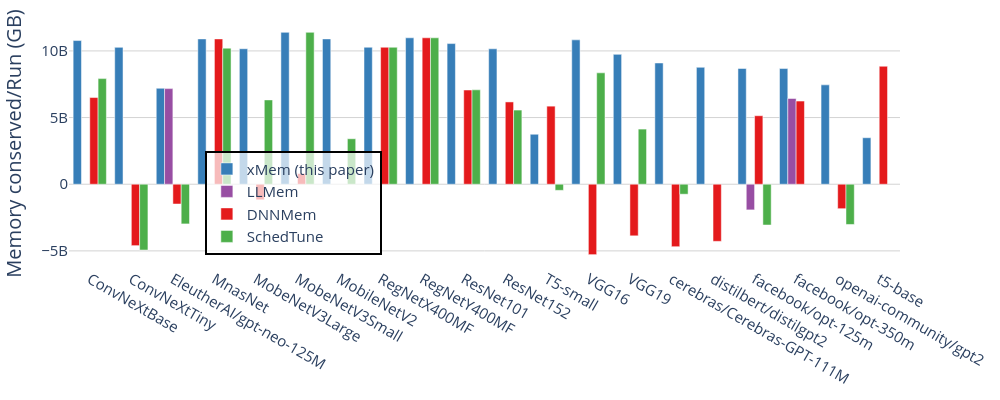

The code cell stored with this chart in its notebook:
### Markdown cell above
## Memory Conserved in Monte Carlo Experiment

### Code cell
fig = e_plot.plot_random_test_memory_saved_bar_chart(
    title="Evaluation-Accumulated Memory Saved by Estimator in Monte Carlo Experiment",
    data_dir=monte_carlo_dir,
    image_size=[800, 400],
    font_size=19,
    legend_font_size=15,
    tickfont_size=20,
    view_mode=view_mode
)
fig.show()

### Figure 1 — Plotly figure (JSON) as saved in the notebook; plotly's stock layout.template omitted (floating-point values rounded to 4 significant figures)
{"data": [{"alignmentgroup": "True", "hovertemplate": "tool=xMem (this paper)<br>model=%{x}<br>average=%{y}<extra></extra>", "legendgroup": "xMem (this paper)", "marker": {"color": "#377eb8", "pattern": {"shape": ""}}, "name": "xMem (this paper)", "offsetgroup": "xMem (this paper)", "orientation": "v", "showlegend": true, "textposition": "auto", "type": "bar", "x": ["facebook/opt-350m", "distilbert/distilgpt2", "EleutherAI/gpt-neo-125M", "openai-community/gpt2", "MobeNetV3Small", "VGG19", "facebook/opt-125m", "ConvNeXtTiny", "cerebras/Cerebras-GPT-111M", "ResNet101", "ResNet152", "MnasNet", "MobileNetV2", "VGG16", "RegNetY400MF", "T5-small", "ConvNeXtBase", "RegNetX400MF", "MobeNetV3Large", "t5-base"], "xaxis": "x", "y": [8678000000.0, 8770000000.0, 7197000000.0, 7454000000.0, 11390000000.0, 9741000000.0, 8682000000.0, 10270000000.0, 9095000000.0, 10550000000.0, 10160000000.0, 10900000000.0, 10900000000.0, 10830000000.0, 10980000000.0, 3749000000.0, 10780000000.0, 10270000000.0, 10160000000.0, 3488000000.0], "yaxis": "y"}, {"alignmentgroup": "True", "hovertemplate": "tool=LLMem<br>model=%{x}<br>average=%{y}<extra></extra>", "legendgroup": "LLMem", "marker": {"color": "#984ea3", "pattern": {"shape": ""}}, "name": "LLMem", "offsetgroup": "LLMem", "orientation": "v", "showlegend": true, "textposition": "auto", "type": "bar", "x": ["facebook/opt-350m", "EleutherAI/gpt-neo-125M", "facebook/opt-125m"], "xaxis": "x", "y": [6432000000.0, 7173000000.0, -1925000000.0], "yaxis": "y"}, {"alignmentgroup": "True", "hovertemplate": "tool=DNNMem<br>model=%{x}<br>average=%{y}<extra></extra>", "legendgroup": "DNNMem", "marker": {"color": "#e41a1c", "pattern": {"shape": ""}}, "name": "DNNMem", "offsetgroup": "DNNMem", "orientation": "v", "showlegend": true, "textposition": "auto", "type": "bar", "x": ["facebook/opt-350m", "T5-small", "MnasNet", "t5-base", "facebook/opt-125m", "ResNet101", "RegNetY400MF", "RegNetX400MF", "ResNet152", "ConvNeXtBase", "EleutherAI/gpt-neo-125M", "openai-community/gpt2", "VGG19", "MobeNetV3Small", "MobeNetV3Large", "VGG16", "distilbert/distilgpt2", "cerebras/Cerebras-GPT-111M", "ConvNeXtTiny"], "xaxis": "x", "y": [6240000000.0, 5857000000.0, 10900000000.0, 8851000000.0, 5139000000.0, 7066000000.0, 10980000000.0, 10270000000.0, 6173000000.0, 6503000000.0, -1484000000.0, -1834000000.0, -3870000000.0, 802700000.0, -1168000000.0, -5282000000.0, -4284000000.0, -4686000000.0, -4607000000.0], "yaxis": "y"}, {"alignmentgroup": "True", "hovertemplate": "tool=SchedTune<br>model=%{x}<br>average=%{y}<extra></extra>", "legendgroup": "SchedTune", "marker": {"color": "#4daf4a", "pattern": {"shape": ""}}, "name": "SchedTune", "offsetgroup": "SchedTune", "orientation": "v", "showlegend": true, "textposition": "auto", "type": "bar", "x": ["MobeNetV3Small", "MnasNet", "ResNet101", "RegNetY400MF", "VGG16", "RegNetX400MF", "VGG19", "ResNet152", "ConvNeXtBase", "MobeNetV3Large", "MobileNetV2", "cerebras/Cerebras-GPT-111M", "T5-small", "EleutherAI/gpt-neo-125M", "openai-community/gpt2", "ConvNeXtTiny", "facebook/opt-125m"], "xaxis": "x", "y": [11390000000.0, 10210000000.0, 7081000000.0, 10980000000.0, 8356000000.0, 10270000000.0, 4136000000.0, 5564000000.0, 7922000000.0, 6326000000.0, 3412000000.0, -747800000.0, -457200000.0, -2977000000.0, -3018000000.0, -4936000000.0, -3059000000.0], "yaxis": "y"}], "layout": {"barmode": "group", "font": {"size": 20}, "height": 400, "legend": {"bgcolor": "rgba(255,255,255,0.7)", "bordercolor": "Black", "borderwidth": 2, "font": {"size": 15}, "itemsizing": "trace", "orientation": "v", "title": {}, "tracegroupgap": 0, "x": 0.27, "xanchor": "center", "y": 0.05, "yanchor": "bottom"}, "margin": {"b": 50, "l": 50, "r": 20, "t": 20}, "showlegend": true, "width": 1000, "xaxis": {"anchor": "y", "categoryarray": ["ConvNeXtBase", "ConvNeXtTiny", "EleutherAI/gpt-neo-125M", "MnasNet", "MobeNetV3Large", "MobeNetV3Small", "MobileNetV2", "RegNetX400MF", "RegNetY400MF", "ResNet101", "ResNet152", "T5-small", "VGG16", "VGG19", "cerebras/Cerebras-GPT-111M", "distilbert/distilgpt2", "facebook/opt-125m", "facebook/opt-350m", "openai-community/gpt2", "t5-base"], "categoryorder": "array", "domain": [0.0, 1.0], "showgrid": false, "tickangle": 30, "tickfont": {"size": 15}, "title": {"font": {"size": 20}}}, "yaxis": {"anchor": "x", "domain": [0.0, 1.0], "gridcolor": "LightGray", "showgrid": true, "tickfont": {"size": 15}, "title": {"font": {"size": 20}, "text": "Memory conserved/Run (GB)"}, "zeroline": false}}}
